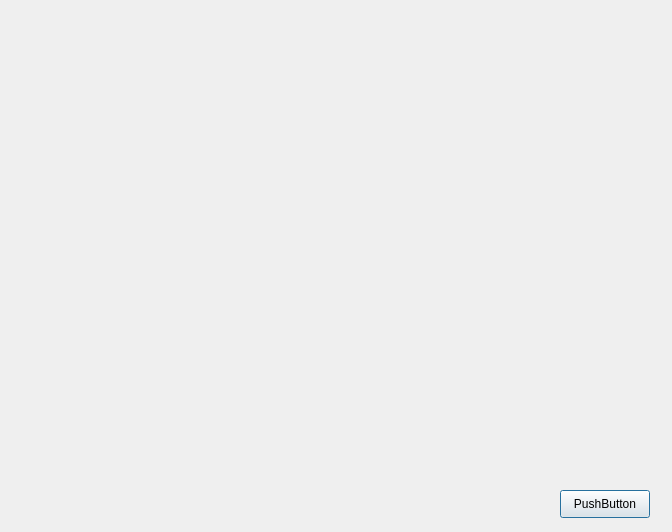
<?xml version="1.0" encoding="UTF-8"?>
<ui version="4.0">
 <class>Dialog</class>
 <widget class="QDialog" name="Dialog">
  <property name="geometry">
   <rect>
    <x>0</x>
    <y>0</y>
    <width>672</width>
    <height>532</height>
   </rect>
  </property>
  <property name="windowTitle">
   <string>Dialog</string>
  </property>
  <widget class="QPushButton" name="pushButton">
   <property name="geometry">
    <rect>
     <x>560</x>
     <y>490</y>
     <width>90</width>
     <height>28</height>
    </rect>
   </property>
   <property name="text">
    <string>PushButton</string>
   </property>
  </widget>
 </widget>
 <resources/>
 <connections>
  <connection>
   <sender>pushButton</sender>
   <signal>clicked()</signal>
   <receiver>Dialog</receiver>
   <slot>accept()</slot>
   <hints>
    <hint type="sourcelabel">
     <x>621</x>
     <y>499</y>
    </hint>
    <hint type="destinationlabel">
     <x>450</x>
     <y>492</y>
    </hint>
   </hints>
  </connection>
 </connections>
</ui>
